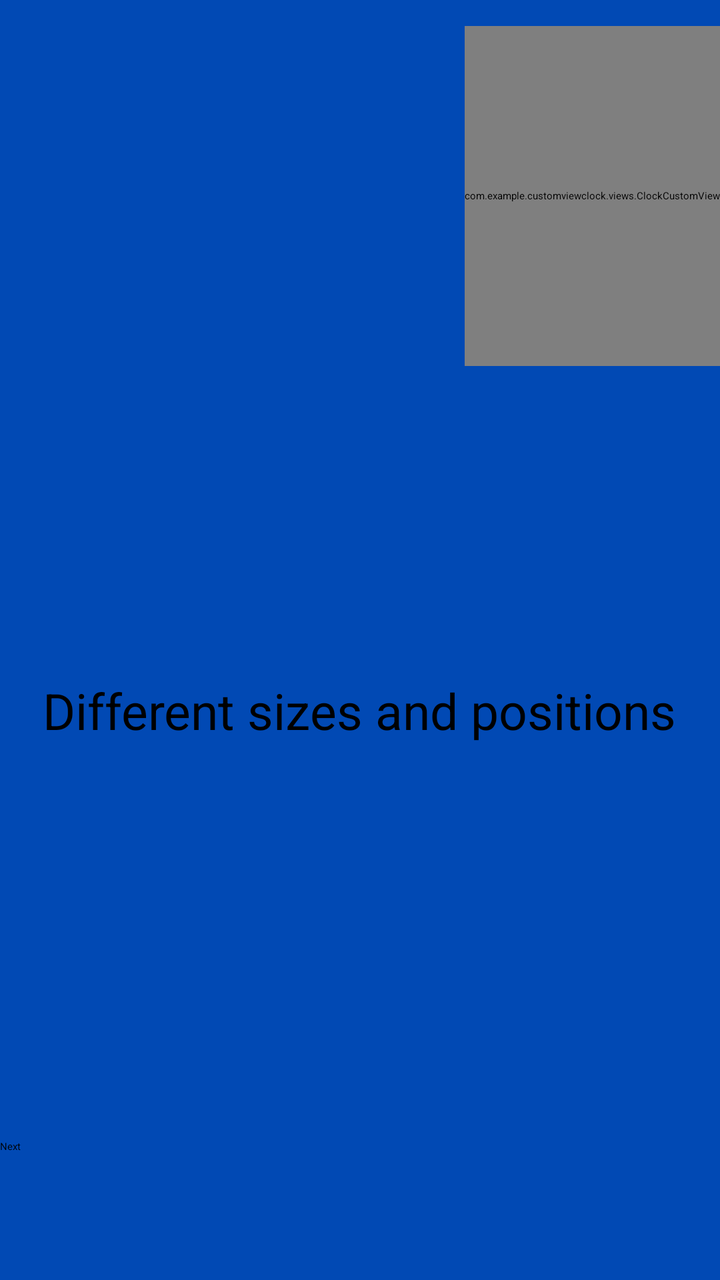
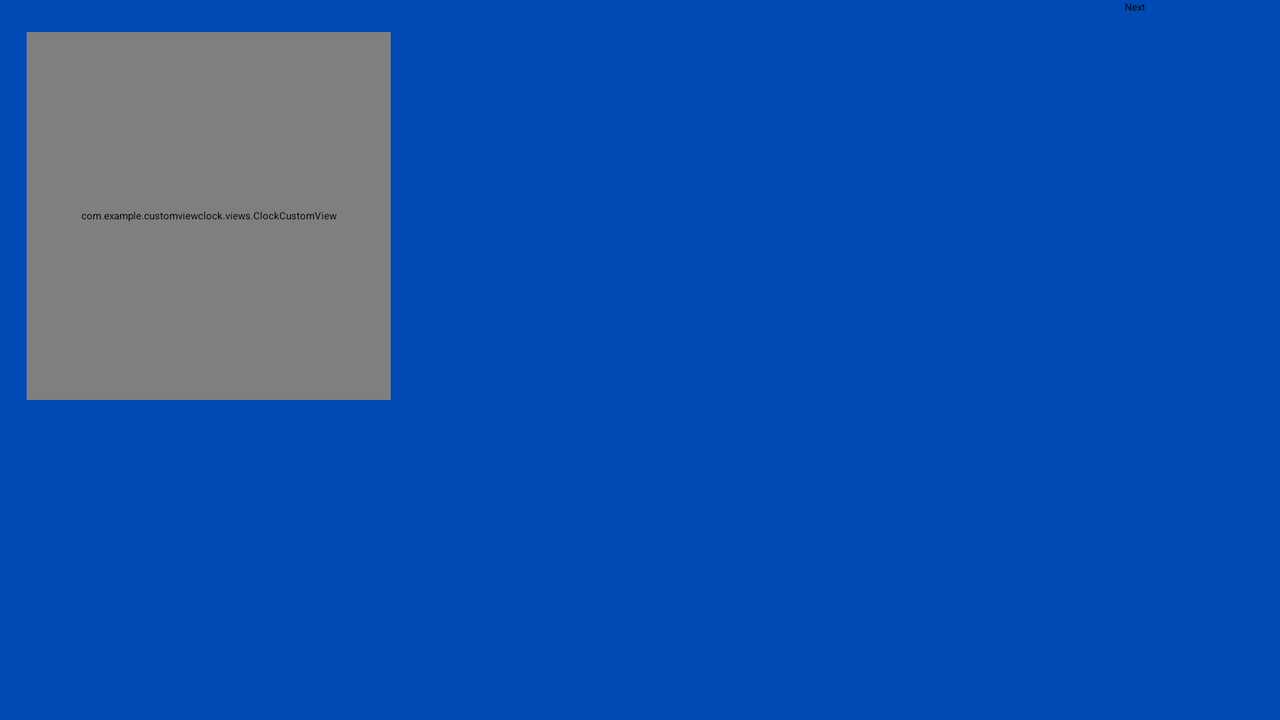

The same Android screen from two of the app's own layout files: first res/layout/ as a phone draws it, then the repository's variant for another configuration, drawn on a device whose configuration selects that folder. Both files follow.
<!-- AndroidManifest.xml: application theme Theme.CustomViewClock -->
<!-- res/layout/fragment_sky_clock.xml -->
<?xml version="1.0" encoding="utf-8"?>
<androidx.constraintlayout.widget.ConstraintLayout xmlns:android="http://schemas.android.com/apk/res/android"
                                                   xmlns:tools="http://schemas.android.com/tools"
                                                   android:layout_width="match_parent"
                                                   android:layout_height="match_parent"
                                                   xmlns:app="http://schemas.android.com/apk/res-auto"
                                                   android:theme="@style/Theme.AppCompat"
                                                   tools:context=".fragments.DefaultClockFragment"
                                                   android:background="#0149B4">

    <TextView
            android:text="@string/different_sizes_and_positions"
            android:textSize="25sp"
            android:layout_width="wrap_content"
            android:layout_height="wrap_content"
            tools:ignore="MissingConstraints"
            app:layout_constraintTop_toBottomOf="@+id/clockCustomView"
            app:layout_constraintBottom_toTopOf="@+id/next_button" app:layout_constraintStart_toStartOf="parent"
            app:layout_constraintEnd_toEndOf="parent" app:layout_constraintHorizontal_bias="0.494"
            app:layout_constraintVertical_bias="0.44"/>
    <com.example.customviewclock.views.ClockCustomView
            android:layout_height="170dp"
            android:layout_width="wrap_content"
            app:layout_constraintTop_toTopOf="parent"
            style="@style/CustomClock.Sky"
            app:numberFont="@font/blaka_regular"
            app:layout_constraintStart_toStartOf="parent"
            app:layout_constraintEnd_toEndOf="parent" android:id="@+id/clockCustomView"
            app:layout_constraintHorizontal_bias="1.0" app:layout_constraintBottom_toBottomOf="parent"
            app:layout_constraintVertical_bias="0.028"/>
    <Button
            android:text="@string/next"
            android:layout_width="match_parent"
            android:layout_height="wrap_content" android:id="@+id/next_button"
            app:layout_constraintEnd_toStartOf="parent"
            app:layout_constraintStart_toStartOf="parent"
            app:layout_constraintHorizontal_bias="0.038"
            app:layout_constraintTop_toTopOf="parent" app:layout_constraintBottom_toBottomOf="parent"
            app:layout_constraintVertical_bias="0.9"/>


</androidx.constraintlayout.widget.ConstraintLayout>
<!-- resources referenced by this layout -->
<resources>
  <string name="different_sizes_and_positions">Different sizes and positions</string>
  <string name="next">Next</string>
  <style name="CustomClock.Sky" parent="Theme.CustomViewClock">
          <item name="backgroundColor">#006DB5</item>
          <item name="borderColor">#0149B5</item>
          <item name="hourArrowColor">#FFEB3B</item>
          <item name="minuteArrowColor">#FFEB3B</item>
          <item name="secondArrowColor">#FFEB3B</item>
          <item name="nailColor">@color/white</item>
          <item name="centerCircleColor">#FFEB3B</item>
      </style>
  <color name="white">#FFFFFFFF</color>
</resources>
<!-- res/layout-land/fragment_sky_clock.xml (the repository's variant of the layout above) -->
<!-- drawn on the phone turned sideways -->
<?xml version="1.0" encoding="utf-8"?>
<androidx.constraintlayout.widget.ConstraintLayout xmlns:android="http://schemas.android.com/apk/res/android"
                                                   xmlns:tools="http://schemas.android.com/tools"
                                                   android:layout_width="match_parent"
                                                   android:layout_height="match_parent"
                                                   xmlns:app="http://schemas.android.com/apk/res-auto"
                                                   android:theme="@style/Theme.AppCompat"
                                                   tools:context=".fragments.DefaultClockFragment"
                                                   android:background="#0149B4">


    <com.example.customviewclock.views.ClockCustomView
            android:layout_height="184dp"
            android:layout_width="182dp"
            app:layout_constraintTop_toTopOf="parent"
            style="@style/CustomClock.Sky"
            app:romanNumbers="true"
            app:numberFont="@font/blaka_regular"
            app:layout_constraintStart_toStartOf="parent"
            app:layout_constraintEnd_toEndOf="parent" android:id="@+id/clockCustomView"
            app:layout_constraintHorizontal_bias="0.029" android:layout_marginTop="16dp"/>
    <Button
            android:text="@string/next"
            android:layout_width="48dp"
            android:layout_height="match_parent" android:id="@+id/next_button"

            app:layout_constraintTop_toTopOf="parent"
            app:layout_constraintBottom_toBottomOf="parent"
            app:layout_constraintVertical_bias="0.0" app:layout_constraintStart_toStartOf="parent"
            app:layout_constraintEnd_toEndOf="parent" app:layout_constraintHorizontal_bias="0.950"/>
</androidx.constraintlayout.widget.ConstraintLayout>
<!-- resources referenced by the variant -->
<!-- as the phone turned sideways resolves them -->
<resources>
  <string name="next">Next</string>
  <style name="CustomClock.Sky" parent="Theme.CustomViewClock">
          <item name="backgroundColor">#006DB5</item>
          <item name="borderColor">#0149B5</item>
          <item name="hourArrowColor">#FFEB3B</item>
          <item name="minuteArrowColor">#FFEB3B</item>
          <item name="secondArrowColor">#FFEB3B</item>
          <item name="nailColor">@color/white</item>
          <item name="centerCircleColor">#FFEB3B</item>
      </style>
  <color name="white">#FFFFFFFF</color>
</resources>
